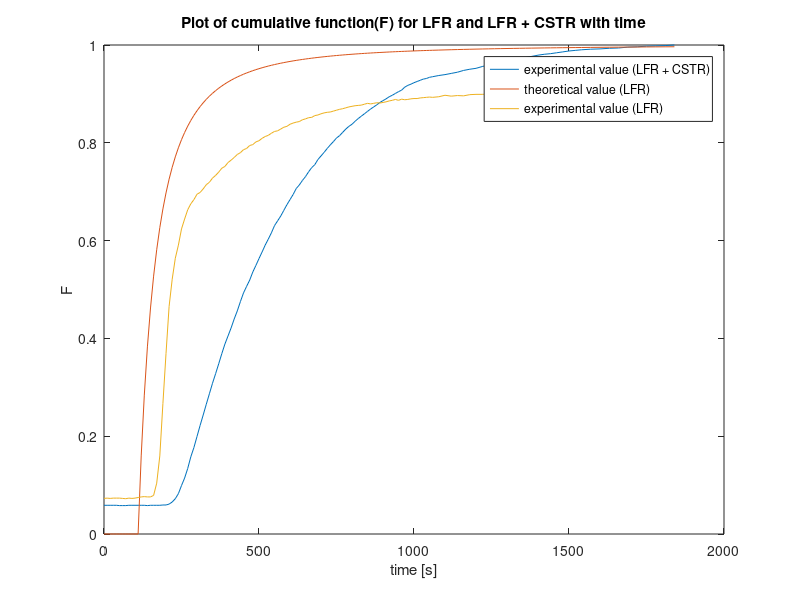

MATLAB code for this plot:
%% 
% For CSTR Pulse

clc 
clear

% reactor properties
v=1;
V =220;
tau = V/v;

% for pulse
C_pulse = [99	680	1085	1318	1385	1400	1387	1360	1331	1283	1247	1203	1164	1126	1086	1052	1026	949	915	892	857	825	794	775	745	725	700	678	654	635	596	575	557	543	523	507	494	460	447	433	420	406	395	384	372	362	350	342	332	323	315	305	297	289	282	274	267	261	255	248	243	235	226	221	217	212	201	197	194	190	186	183	181	178	175	172	169	166	163	160	158	156	153	151	149	146	145	142	140	138	137	135	134	132	130	129	128	126	125	124	122	121	120	119	118	116	113	112	110	110	108	106	106	104	103	102	100	99	98	98	97	97	97	97
]; %an array of values given by TA
time_pulse = [0	10	20	30	40	50	60	70	80	90	100	110	120	130	140	150	160	170	180	190	200	210	220	230	240	250	260	270	280	290	300	310	320	330	340	350	360	370	380	390	400	410	420	430	440	450	460	470	480	490	500	510	520	530	540	550	560	570	580	590	600	610	620	630	640	650	660	670	680	690	700	710	720	730	740	750	760	770	780	790	800	810	820	830	840	850	860	870	880	890	900	910	920	930	940	950	960	970	980	990	1000	1010	1020	1030	1040	1060	1080	1100	1120	1140	1170	1200	1230	1260	1290	1320	1360	1400	1440	1480	1520	1560	1600	1640
];% an array of corresponding time values

len = length(C_pulse);

% Resident Time Distribution
sum =0;
for i=1:len-1
    sum = sum + (time_pulse(i+1)-time_pulse(i))*(C_pulse(i+1)-C_pulse(i))/2;
end

E_exp = C_pulse/sum;

% Theroretical Calculations
E_theo = exp(-time_pulse/tau)/tau;

% for t_mean
sum_t = 0;
for i = 1:len-1
sum_t = sum_t + (time_pulse(i+1)+time_pulse(i))*(time_pulse(i+1)-time_pulse(i))*(C_pulse(i+1)+C_pulse(i))/4;
end

t_mean = sum_t/sum;

% Variance calulation tiem 

sum_v =0
for i = 1:len-1
sum_v = sum_v + ((time_pulse(i+1)+time_pulse(i))^2)*(time_pulse(i+1)-time_pulse(i))*(C_pulse(i+1)+C_pulse(i))/8;
end

variance = sum_v/sum - t_mean^(2)


% Plotting Concentrations
plot(time_pulse,C_pulse)
xlabel("Time [s]")
ylabel("Concentration (conductivity) [micro siemens]")
title("Concentration vs Time for pulse input in CSTR")

% plotting E_exp and E_theo
plot(time_pulse, E_theo)
hold on
plot(time_pulse, E_exp)
legend('Theoretial', 'Experimental', 'Location', 'best')
xlabel("time [s]")
ylabel("E [1/s]")
title("Comparison between E_{exp} and E_{theo}")
hold off


%% 
% For STEP input

C_both=[96	96	96	96	96	95	95	95	96	96	96	96	96	96	95	96	96	96	96	97	97	100	107	118	135	162	187	219	258	289	326	363	398	434	469	504	536	569	603	635	662	689	719	746	777	806	828	849	876	898	921	943	966	986	1007	1031	1047	1063	1082	1101	1118	1135	1155	1167	1182	1195	1211	1225	1235	1252	1264	1276	1289	1301	1312	1324	1332	1343	1354	1363	1370	1380	1389	1397	1405	1413	1421	1428	1435	1443	1449	1455	1462	1467	1473	1479	1484	1494	1500	1504	1509	1513	1517	1521	1523	1527	1529	1533	1536	1540	1544	1550	1554	1557	1563	1568	1573	1577	1581	1585	1590	1593	1597	1601	1604	1606	1609	1612	1615	1617	1619	1621	1622	1624	1625	1628	1629	1631	1632	1633	1635
] % value from data collected by us
C_LFR=[119	120	119	120	120	120	119	118	120	119	120	122	124	125	124	124	129	170	261	436	603	761	852	922	966	1020	1053	1084	1104	1118	1136	1142	1154	1168	1176	1190	1199	1210	1223	1229	1242	1250	1259	1269	1275	1285	1289	1299	1302	1311	1315	1323	1329	1333	1340	1346	1348	1354	1360	1363	1370	1374	1377	1379	1385	1388	1392	1393	1399	1401	1405	1408	1410	1411	1414	1417	1420	1422	1425	1428	1430	1432	1433	1434	1437	1440	1438	1440	1442	1441	1443	1445	1448	1450	1453	1450	1454	1452	1453	1455	1456	1456	1458	1459	1460	1461	1460	1462	1467	1464	1466	1465	1469	1470	1470	1471	1473	1469	1475	1473	1474	1473	1475	1476	1477	1478	1477	1479	1477	1477	1479	1479	1480	1482	1480	1482	1481	1483	1482	1482	1484
] % value from data collected by us
time_step = [0	10	20	30	40	50	60	70	80	90	100	110	120	130	140	150	160	170	180	190	200	210	220	230	240	250	260	270	280	290	300	310	320	330	340	350	360	370	380	390	400	410	420	430	440	450	460	470	480	490	500	510	520	530	540	550	560	570	580	590	600	610	620	630	640	650	660	670	680	690	700	710	720	730	740	750	760	770	780	790	800	810	820	830	840	850	860	870	880	890	900	910	920	930	940	950	960	970	980	990	1000	1010	1020	1030	1040	1050	1060	1080	1100	1120	1140	1160	1180	1200	1220	1240	1260	1280	1300	1320	1340	1360	1380	1400	1420	1440	1460	1480	1500	1520	1540	1570	1600	1630	1660	1690	1720	1750	1780	1810	1840
]% the time corresponding to the values,

len = length(time_step);
C_o = C_both(len)
F_exp_L = C_LFR/C_o
E_exp_L = zeros(1,len-1);
for i = 1:len-1
    E_exp_L(i) = (F_exp_L(i+1) - F_exp_L(i))/(time_step(i+1) - time_step(i));
end

% for F_theo of LFR
F_theo_L = zeros(1,len);
for i = 1:len
    if time_step(i) >= tau/2
        F_theo_L(i) = 1 - (tau*tau)/(4*time_step(i)*time_step(i));
    end
end

% For LFR + CSTR
F_exp_both = C_both/C_o
E_exp_both = zeros(1,len-1);
for i = 1:len-1
    E_exp_both(i) = (F_exp_both(i+1) - F_exp_both(i))/(time_step(i+1) - time_step(i));
end


% Plotting Concentrations
plot(time_step,C_LFR)
hold on
plot(time_step,C_both)
hold off
xlabel("Time [s]")
ylabel("Concentration (conductivity) [micro siemens]")
legend("LFR", "LFR + CSTR")
title("Concentration vs Time for step input in LFR and LFR + CSTR")

% Plotting E and F
plot(time_step(1:len-1),E_exp_L)
hold on
plot(time_step(1:len-1),E_exp_both)
hold off
legend('LFR', 'LFR + CSTR', 'Location', 'best')
xlabel("time [s]")
ylabel("E [1/s]")
title("Plot for E_{exp} vs time for LFR and LFR + CSTR")

% Plotting F theo and exp
plot(time_step, F_exp_both)
hold on
plot(time_step, F_theo_L)
plot(time_step, F_exp_L)
hold off
xlabel("time [s]")
ylabel("F")
legend('experimental value (LFR + CSTR)', 'theoretical value (LFR)', 'experimental value (LFR)','Location', 'best')
title("Plot of cumulative function(F) for LFR and LFR + CSTR with time")